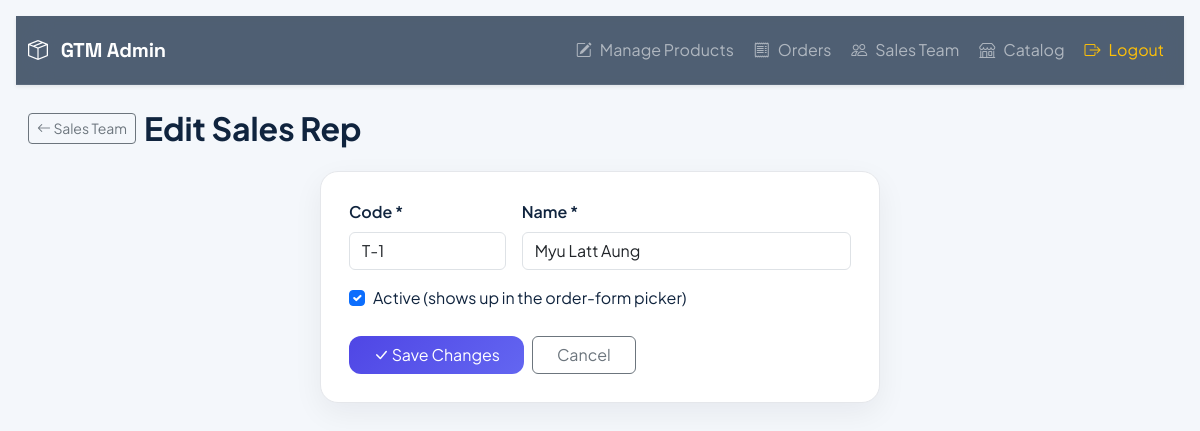
/admin/reps/1/edit (signed in), run on the app's committed database.
### tables this page shows
CREATE TABLE sales_reps (
            id INTEGER PRIMARY KEY AUTOINCREMENT,
            code TEXT NOT NULL,
            name TEXT NOT NULL,
            active INTEGER DEFAULT 1
        );

### app.py (the view, shortened to what this page needs)
@app.route("/admin/reps/<int:rep_id>/edit", methods=["GET", "POST"])
def admin_rep_edit(rep_id):
    if not login_required():
        return redirect(url_for("login"))
    rep = db.get_rep(rep_id)
    if rep is None:
        flash("Sales rep not found.", "danger")
        return redirect(url_for("admin_reps"))
    return render_template("rep_form.html", mode="edit", rep=rep)

### app.py (called while the page is built)
def login_required():
    return session.get("admin") is True

### db.py (called while the page is built)
def get_db_connection():
    conn = sqlite3.connect(DATABASE_FILE)
    conn.row_factory = sqlite3.Row
    return conn

def get_rep(rep_id):
    conn = get_db_connection()
    row = conn.execute("SELECT * FROM sales_reps WHERE id = ?", (rep_id,)).fetchone()
    conn.close()
    return dict(row) if row else None

### templates/rep_form.html (shortened to what this page needs)
{% extends "base.html" %}
{% block extra_css %}
<link rel="stylesheet" href="{{ url_for('static', filename='css/admin.css') }}">
{% endblock %}
{% block content %}
<div class="d-flex align-items-center justify-content-between flex-wrap gap-2 mb-4">
    <div class="d-flex align-items-center gap-2">
        <a href="{{ url_for('admin_reps') }}" class="btn btn-sm btn-outline-secondary">
            <i class="bi bi-arrow-left"></i>
            Sales Team
        </a>
        <h2 class="fw-bold mb-0">
            {% if mode == 'edit' %}Edit Sales Rep{% else %}Add Sales Rep{% endif %}
        </h2>
    </div>
</div>
<div class="row justify-content-center">
    <div class="col-lg-6">
        <div class="dashboard-card">
            <form method="POST">
                <div class="row g-3">
                    <div class="col-md-4">
                        <label class="form-label fw-semibold">Code *</label>
                        <input type="text" name="code" class="form-control" placeholder="T-1" required
                               value="{{ rep['code'] if rep else '' }}">
                    </div>
                    <div class="col-md-8">
                        <label class="form-label fw-semibold">Name *</label>
                        <input type="text" name="name" class="form-control" placeholder="Myu Latt Aung" required
                               value="{{ rep['name'] if rep else '' }}">
                    </div>
                    {% if mode == 'edit' %}
                    <div class="col-12">
                        <div class="form-check">
                            <input type="checkbox" name="active" id="activeCheck" class="form-check-input"
                                   {% if rep['active'] %}checked{% endif %}>
                            <label class="form-check-label" for="activeCheck">
                                Active (shows up in the order-form picker)
                            </label>
                        </div>
                    </div>
                    {% endif %}
                </div>
                <div class="d-flex gap-2 mt-4">
                    <button type="submit" class="btn btn-primary px-4">
                        <i class="bi bi-check-lg"></i>
                        {% if mode == 'edit' %}Save Changes{% else %}Add Rep{% endif %}
                    </button>
                    <a href="{{ url_for('admin_reps') }}" class="btn btn-outline-secondary px-4">Cancel</a>
                </div>
            </form>
        </div>
    </div>
</div>
{% endblock %}

### static/css/style.css (style rules this page uses)
:root { --ocean: #2563EB; --leaf: #22C55E; --aqua: #06B6D4; --mint: #34D399; --ink: #10243E; --canvas: #FAFCFB; --bg: var(--canvas); --surface: #ffffff; --text: var(--ink); --muted: #64748B; --primary: var(--ocean); --border: #E2E8F0; --success: var(--leaf); --danger: #94A3B8; --font-display: "Space Grotesk", sans-serif; --font-body: "Plus Jakarta Sans", sans-serif; --font-mono: "JetBrains Mono", monospace; }
* { box-sizing: border-box; margin: 0; padding: 0; }
html { overflow-x: hidden; }
body { max-width: 100%; font-family: var(--font-body); background-color: var(--bg); padding: 16px; color: var(--text); }

### static/css/admin.css (style rules this page uses)
body { background:#f4f7fb; }
.dashboard-card { background:#ffffff; border-radius:18px; padding:28px; border:1px solid #e5e7eb; box-shadow:0 10px 30px rgba(15,23,42,.06); transition:.25s ease; height:100%; }
.btn-primary { border:none; border-radius:12px; background:linear-gradient(135deg,#4f46e5,#6366f1); transition:.25s; }

### data on the page
sales_reps: code "T-1", name "Myu Latt Aung", active "☑"
